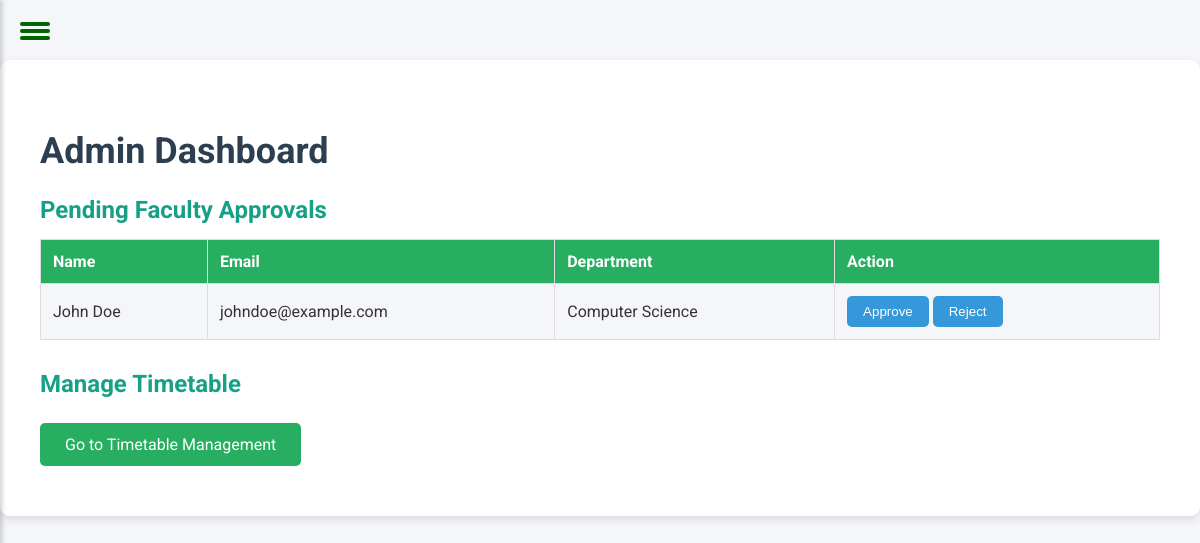
/admin_dashboard.php (signed in), run on the app's committed database.
### tables this page shows
CREATE TABLE faculty (
    faculty_id INT AUTO_INCREMENT PRIMARY KEY,
    name VARCHAR(100) NOT NULL,
    email VARCHAR(100) UNIQUE NOT NULL,
    department VARCHAR(50) NOT NULL,
    password VARCHAR(255) NOT NULL,
    status ENUM('pending', 'approved') DEFAULT 'pending'
);

### admin_dashboard.php (the view, shortened to what this page needs)
<?php
include 'db_connect.php';
$stmt = $conn->prepare("SELECT * FROM faculty WHERE status='pending'");
$stmt->execute();
$pending_faculty = $stmt->fetchAll(PDO::FETCH_ASSOC);
?>
<!DOCTYPE html>
<html lang="en">
<head>
</head>
<body>
<div id="mySidebar" class="sidebar">
   <br><br><a href="manage_timetable.php">Timetable Management</a>
<a href="view_timetable.php">View Timetable</a>
    <a href="logout.php">Logout</a>
</div>
<div class="menu-container" onclick="openNav()">
    <div class="hamburger">
        <div></div>
        <div></div>
        <div></div>
    </div>
</div>
    <div class="container">
        <h2>Admin Dashboard</h2>
        <h3>Pending Faculty Approvals</h3>
        <table>
            <tr>
                <th>Name</th>
                <th>Email</th>
                <th>Department</th>
                <th>Action</th>
            </tr>
            <?php foreach ($pending_faculty as $faculty) { ?>
            <tr>
                <td><?= htmlspecialchars($faculty['name']) ?></td>
                <td><?= htmlspecialchars($faculty['email']) ?></td>
                <td><?= htmlspecialchars($faculty['department']) ?></td>
                <td>
                    <form method="post">
                        <button type="submit" name="approve">Approve</button>
                        <button type="submit" name="reject">Reject</button>
                    </form>
                </td>
            </tr>
            <?php } ?>
        </table>
        <h3>Manage Timetable</h3>
        <a href="manage_timetable.php" class="button">Go to Timetable Management</a>
    </div>
</body>
</html>

### admin_dashboard.php (style rules this page uses)
body { font-family: 'Roboto', sans-serif; margin: 0; padding: 0; background-color: #f4f6f9; color: #333; }
.sidebar { position: fixed; top: 0; left: -250px; width: 250px; height: 100%; background-color: #2c3e50; color: white; padding-top: 20px; transition: 0.3s ease-in-out; box-shadow: 2px 0 5px rgba(0, 0, 0, 0.2); z-index: 100; display: flex; flex-direction: column; align-items: center; }
.sidebar a { width: 90%; padding: 12px 20px; margin: 8px 0; text-decoration: none; font-size: 18px; color: #bdc3c7; display: block; text-align: center; border-radius: 5px; transition: background-color 0.3s, transform 0.2s; }
.menu-container { position: absolute; top: 20px; left: 20px; cursor: pointer; z-index: 101; }
.hamburger { display: flex; flex-direction: column; width: 30px; justify-content: space-around; height: 22px; }
.hamburger div { background: #006400; height: 4px; width: 30px; border-radius: 5px; transition: all 0.3s ease-in-out; }
.container { margin-left: 260px; padding: 40px; background-color: #fff; border-radius: 10px; box-shadow: 0 4px 10px rgba(0, 0, 0, 0.1); margin-top: 60px; max-width: 1200px; margin: 60px auto; }
h2, h3 { color: #2c3e50; }
h2 { font-size: 36px; margin-bottom: 20px; }
h3 { font-size: 24px; margin-bottom: 15px; color: #16a085; }
.button { background-color: #27ae60; color: white; padding: 12px 25px; border-radius: 5px; text-decoration: none; text-align: center; display: inline-block; font-size: 16px; transition: background-color 0.3s ease; margin: 10px 0; }
table { width: 100%; border-collapse: collapse; margin-bottom: 30px; }
table th, table td { padding: 12px; text-align: left; border: 1px solid #ddd; }
table th { background-color: #27ae60; color: white; font-weight: bold; }
table tr:nth-child(even) { background-color: #f4f6f9; }
button { padding: 8px 16px; border: none; color: white; background-color: #3498db; border-radius: 5px; cursor: pointer; }

### data on the page
faculty: name "John Doe", email "johndoe@example.com", department "Computer Science"
